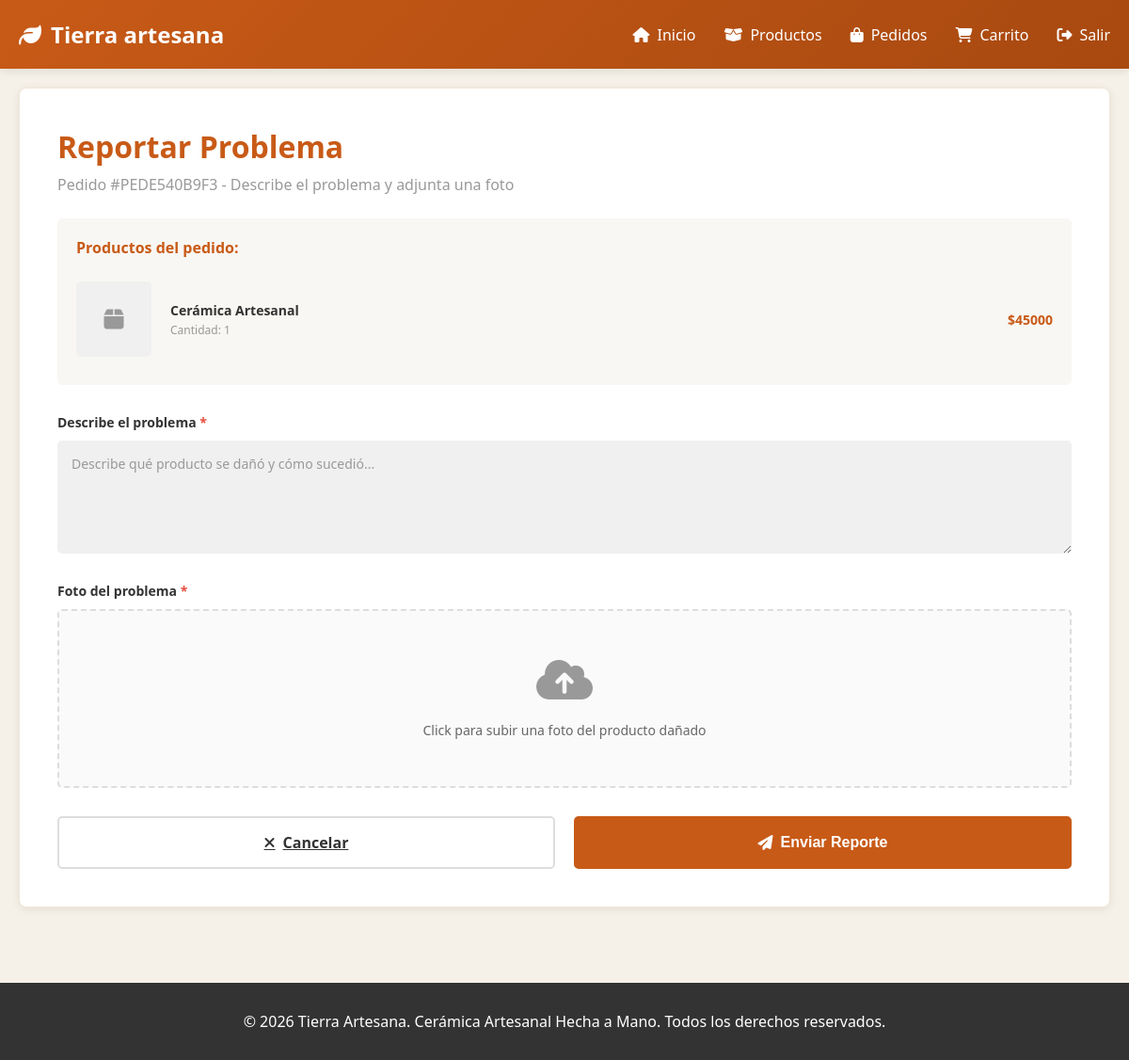
The app's page /reportar-problema/3/ (signed in) with its own data.
### tienda/models.py (models this page shows, shortened)
class Pedido(models.Model):
    ESTADOS = [
        ('pendiente', 'Pendiente'),
        ('procesando', 'Procesando'),
        ('enviado', 'Enviado'),
        ('entregado', 'Entregado'),
        ('cancelado', 'Cancelado'),
    ]
    METODOS_PAGO = [
        ('efectivo', 'Efectivo'),
        ('tarjeta', 'Tarjeta'),
        ('transferencia', 'Transferencia'),
    ]
    cliente = models.ForeignKey(Cliente, on_delete=models.CASCADE)
    numero_pedido = models.CharField(max_length=50, unique=True)
    fecha_pedido = models.DateTimeField(auto_now_add=True)
    estado = models.CharField(max_length=20, choices=ESTADOS, default='pendiente')
    metodo_pago = models.CharField(max_length=20, choices=METODOS_PAGO, default='efectivo', blank=True)
    total = models.DecimalField(max_digits=10, decimal_places=2)
    descuento = models.DecimalField(max_digits=10, decimal_places=2, default=0)
    costo_envio = models.DecimalField(max_digits=10, decimal_places=2, default=0)
    departamento = models.ForeignKey(Departamento, on_delete=models.SET_NULL, null=True, blank=True)
    municipio = models.ForeignKey(Municipio, on_delete=models.SET_NULL, null=True, blank=True)
    ciudad_entrega = models.CharField(max_length=100, blank=True)  # Para compatibilidad
    direccion_entrega = models.TextField()
    notas = models.TextField(blank=True)
    fecha_actualizacion = models.DateTimeField(auto_now=True)

class DetallePedido(models.Model):
    pedido = models.ForeignKey(Pedido, on_delete=models.CASCADE, related_name='detalles')
    producto = models.ForeignKey(Producto, on_delete=models.SET_NULL, null=True)
    talla = models.CharField(max_length=20, blank=True, default='')
    cantidad = models.IntegerField()
    precio_unitario = models.DecimalField(max_digits=10, decimal_places=2)
    subtotal = models.DecimalField(max_digits=10, decimal_places=2)

class Producto(models.Model):
    nombre = models.CharField(max_length=200)
    descripcion = models.TextField()
    precio = models.DecimalField(max_digits=10, decimal_places=2)
    categoria = models.ForeignKey(Categoria, on_delete=models.SET_NULL, null=True, blank=True)
    cantidad_disponible = models.IntegerField()
    imagen = models.ImageField(upload_to='productos/', blank=True, null=True)
    tallas = models.CharField(max_length=200, blank=True, default='')
    fecha_creacion = models.DateTimeField(auto_now_add=True)
    activo = models.BooleanField(default=True)

### tienda/views.py (the view, shortened to what this page needs)
# urls.py: path('reportar-problema/<int:pedido_id>/', views.reportar_problema, name='reportar_problema'),
@login_required(login_url='iniciar_sesion')
def reportar_problema(request, pedido_id):
    cliente = get_object_or_404(Cliente, user=request.user)
    pedido = get_object_or_404(Pedido, id=pedido_id, cliente=cliente)
    if pedido.estado != 'entregado':
        messages.error(request, 'Solo puedes reportar problemas cuando el pedido esté entregado.')
        return redirect('historial_pedidos')
    context = {
        'pedido': pedido,
    }
    return render(request, 'tienda/reportar_problema.html', context)

### templates/tienda/reportar_problema.html (shortened to what this page needs)
{% extends 'tienda/base.html' %}
{% block content %}
<div class="reportar-container">
    <div class="reporte-card">
        <div class="reporte-titulo">Reportar Problema</div>
        <div class="reporte-subtitulo">Pedido #{{ pedido.numero_pedido }} - Describe el problema y adjunta una foto</div>
        <div class="seccion-productos">
            <div class="productos-titulo">Productos del pedido:</div>
            {% for detalle in pedido.detalles.all %}
            <div class="producto-item-reporte">
                <div class="producto-img-reporte">
                    {% if detalle.producto.imagen %}
                        <img src="{{ detalle.producto.imagen.url }}" alt="{{ detalle.producto.nombre }}">
                    {% else %}
                        <i class="fas fa-box" style="font-size: 24px; color: #999;"></i>
                    {% endif %}
                </div>
                <div class="producto-info-reporte">
                    <div class="producto-nombre-reporte">{{ detalle.producto.nombre }}</div>
                    <div class="producto-cantidad-reporte">Cantidad: {{ detalle.cantidad }}</div>
                </div>
                <div class="producto-precio-reporte">${{ detalle.precio_unitario|floatformat:0 }}</div>
            </div>
            {% endfor %}
        </div>
        <form method="post" enctype="multipart/form-data" id="reporteForm">
            <div class="form-group-reporte">
                <label class="form-label form-label-required">Describe el problema</label>
                <textarea
                    class="form-textarea"
                    name="descripcion"
                    placeholder="Describe qué producto se dañó y cómo sucedió..."
                    required
                ></textarea>
            </div>
            <div class="form-group-reporte">
                <label class="form-label form-label-required">Foto del problema</label>
                <div class="upload-area" id="uploadArea" onclick="document.getElementById('imagenInput').click()">
                    <div class="upload-icon"><i class="fas fa-cloud-upload-alt"></i></div>
                    <div class="upload-text">Click para subir una foto del producto dañado</div>
                </div>
            </div>
            <div class="form-actions-reporte">
                <a href="{% url 'historial_pedidos' %}" class="btn-reporte btn-cancelar">
                    <i class="fas fa-times"></i> Cancelar
                </a>
                <button type="submit" class="btn-reporte btn-enviar" id="submitBtn">
                    <i class="fas fa-paper-plane"></i> Enviar Reporte
                </button>
            </div>
        </form>
    </div>
</div>
{% endblock %}

### records on screen
Pedido: numero_pedido "PEDE540B9F3"
DetallePedido: producto.nombre "Cerámica Artesanal", cantidad "1", precio_unitario "45000"
